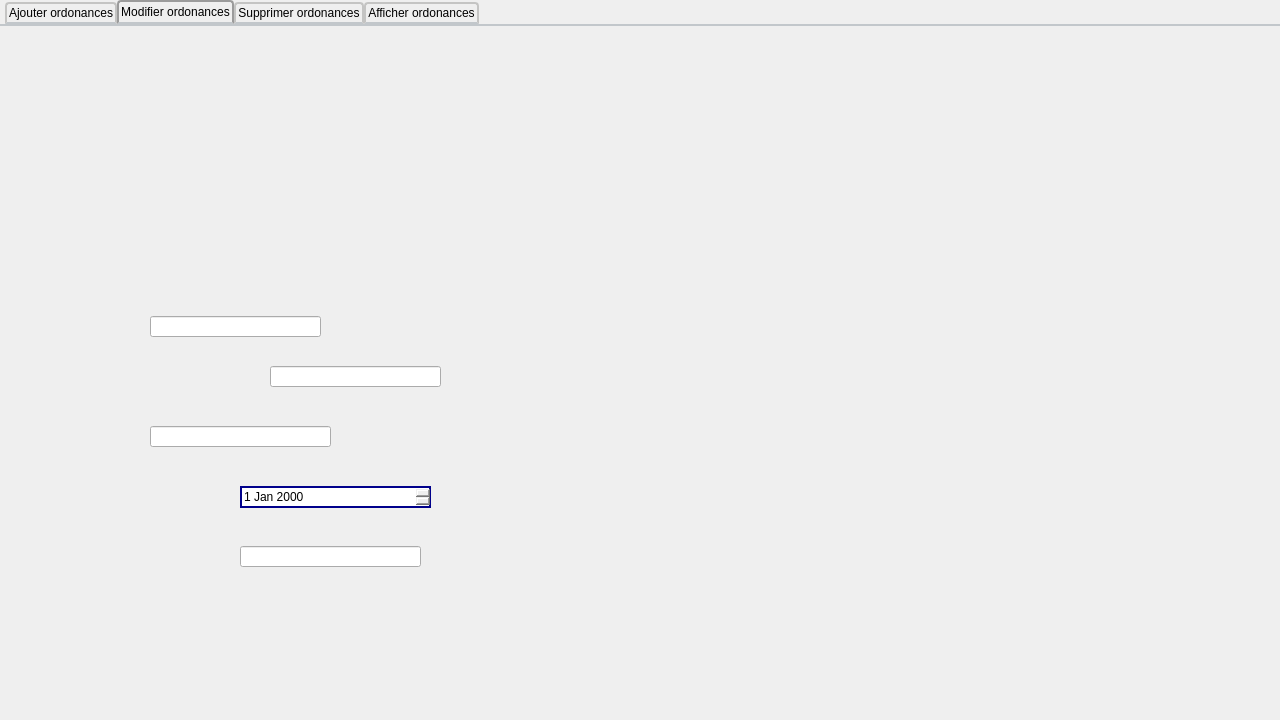
<?xml version="1.0" encoding="UTF-8"?>
<ui version="4.0">
 <class>Ordonances</class>
 <widget class="QDialog" name="Ordonances">
  <property name="geometry">
   <rect>
    <x>0</x>
    <y>0</y>
    <width>1280</width>
    <height>720</height>
   </rect>
  </property>
  <property name="minimumSize">
   <size>
    <width>1280</width>
    <height>720</height>
   </size>
  </property>
  <property name="maximumSize">
   <size>
    <width>1280</width>
    <height>720</height>
   </size>
  </property>
  <property name="baseSize">
   <size>
    <width>1280</width>
    <height>720</height>
   </size>
  </property>
  <property name="windowTitle">
   <string>MED++</string>
  </property>
  <widget class="QTabWidget" name="tabWidget">
   <property name="geometry">
    <rect>
     <x>0</x>
     <y>0</y>
     <width>1281</width>
     <height>721</height>
    </rect>
   </property>
   <property name="maximumSize">
    <size>
     <width>16777215</width>
     <height>16777215</height>
    </size>
   </property>
   <property name="styleSheet">
    <string notr="true">QTabWidget::pane { /* The tab widget frame */
    border-top: 2px solid #C2C7CB;
}

QTabWidget::tab-bar {
    left: 5px; /* move to the right by 5px */
}

/* Style the tab using the tab sub-control. Note that
    it reads QTabBar _not_ QTabWidget */
QTabBar::tab {
    background: qlineargradient(x1: 0, y1: 0, x2: 0, y2: 1,
                                stop: 0 #E1E1E1, stop: 0.4 #DDDDDD,
                                stop: 0.5 #D8D8D8, stop: 1.0 #D3D3D3);
    border: 2px solid #C4C4C3;
    border-bottom-color: #C2C7CB; /* same as the pane color */
    border-top-left-radius: 4px;
    border-top-right-radius: 4px;
    min-width: 8ex;
    padding: 2px;
}

QTabBar::tab:selected, QTabBar::tab:hover {
    background: qlineargradient(x1: 0, y1: 0, x2: 0, y2: 1,
                                stop: 0 #fafafa, stop: 0.4 #f4f4f4,
                                stop: 0.5 #e7e7e7, stop: 1.0 #fafafa);
}

QTabBar::tab:selected {
    border-color: #9B9B9B;
    border-bottom-color: #C2C7CB; /* same as pane color */
}

QTabBar::tab:!selected {
    margin-top: 2px; /* make non-selected tabs look smaller */
}</string>
   </property>
   <property name="currentIndex">
    <number>1</number>
   </property>
   <widget class="QWidget" name="tab">
    <attribute name="title">
     <string>Ajouter ordonances</string>
    </attribute>
    <widget class="QWidget" name="widget" native="true">
     <property name="geometry">
      <rect>
       <x>0</x>
       <y>0</y>
       <width>1281</width>
       <height>701</height>
      </rect>
     </property>
     <property name="styleSheet">
      <string notr="true">QWidget#widget
{
	background-image: url(:/Ajouter ordonance.png);
}</string>
     </property>
     <widget class="QLineEdit" name="lineEdit">
      <property name="geometry">
       <rect>
        <x>270</x>
        <y>350</y>
        <width>171</width>
        <height>21</height>
       </rect>
      </property>
     </widget>
     <widget class="QLineEdit" name="reff_ord">
      <property name="geometry">
       <rect>
        <x>150</x>
        <y>290</y>
        <width>171</width>
        <height>21</height>
       </rect>
      </property>
      <property name="styleSheet">
       <string notr="true">QLineEdit:read-only {
background: lightblue;
}</string>
      </property>
     </widget>
     <widget class="QLineEdit" name="lineEdit_3">
      <property name="geometry">
       <rect>
        <x>150</x>
        <y>400</y>
        <width>181</width>
        <height>21</height>
       </rect>
      </property>
     </widget>
     <widget class="QWidget" name="widget_5" native="true">
      <property name="geometry">
       <rect>
        <x>1150</x>
        <y>80</y>
        <width>120</width>
        <height>41</height>
       </rect>
      </property>
      <widget class="QPushButton" name="pushButton">
       <property name="geometry">
        <rect>
         <x>0</x>
         <y>0</y>
         <width>121</width>
         <height>41</height>
        </rect>
       </property>
       <property name="styleSheet">
        <string notr="true">QPushButton{
border-style:solid;

background-color:#AARRGGBB ;
color:#fff;
border-radius:7px;
}

</string>
       </property>
       <property name="text">
        <string/>
       </property>
      </widget>
     </widget>
     <widget class="QWidget" name="widget_6" native="true">
      <property name="geometry">
       <rect>
        <x>1140</x>
        <y>410</y>
        <width>120</width>
        <height>41</height>
       </rect>
      </property>
      <widget class="QPushButton" name="ajouter">
       <property name="geometry">
        <rect>
         <x>0</x>
         <y>0</y>
         <width>121</width>
         <height>41</height>
        </rect>
       </property>
       <property name="styleSheet">
        <string notr="true">QPushButton{
border-style:solid;

background-color:#AARRGGBB ;
color:#fff;
border-radius:7px;
}

</string>
       </property>
       <property name="text">
        <string/>
       </property>
      </widget>
     </widget>
     <widget class="QLineEdit" name="trait">
      <property name="geometry">
       <rect>
        <x>250</x>
        <y>510</y>
        <width>181</width>
        <height>21</height>
       </rect>
      </property>
      <property name="styleSheet">
       <string notr="true">QLineEdit:read-only {
background: lightblue;
}</string>
      </property>
     </widget>
     <widget class="QLineEdit" name="lineEdit_5">
      <property name="geometry">
       <rect>
        <x>240</x>
        <y>460</y>
        <width>181</width>
        <height>21</height>
       </rect>
      </property>
     </widget>
     <widget class="QComboBox" name="comboBox">
      <property name="geometry">
       <rect>
        <x>270</x>
        <y>350</y>
        <width>171</width>
        <height>22</height>
       </rect>
      </property>
      <property name="styleSheet">
       <string notr="true">border-width:2px;
border-style:solid;
border-color:darkblue;

border-radius: 3px;
padding: 1px 18px 1px 3px;
min-width: 6em;

background: qlineargradient(x1: 0, y1: 0, x2: 0, y2: 1,
                       stop: 0 #D3D3D3, stop: 0.4 #D8D8D8,
                       stop: 0.5 #DDDDDD, stop: 1.0 #E1E1E1);


padding-top: 3px;
padding-left: 4px;

subcontrol-origin: padding;
subcontrol-position: top right;
width: 15px;

border-left-width: 1px;
border-left-color: darkgray;
border-left-style: solid; 
border-top-right-radius: 3px; 
border-bottom-right-radius: 3px;

top: 1px;
left: 1px;

border: 2px solid darkgray;
selection-background-color: lightgray;</string>
      </property>
     </widget>
     <widget class="QComboBox" name="comboBox_2">
      <property name="geometry">
       <rect>
        <x>150</x>
        <y>400</y>
        <width>181</width>
        <height>22</height>
       </rect>
      </property>
      <property name="styleSheet">
       <string notr="true">border-width:2px;
border-style:solid;
border-color:darkblue;

border-radius: 3px;
padding: 1px 18px 1px 3px;
min-width: 6em;

background: qlineargradient(x1: 0, y1: 0, x2: 0, y2: 1,
                       stop: 0 #D3D3D3, stop: 0.4 #D8D8D8,
                       stop: 0.5 #DDDDDD, stop: 1.0 #E1E1E1);


padding-top: 3px;
padding-left: 4px;

subcontrol-origin: padding;
subcontrol-position: top right;
width: 15px;

border-left-width: 1px;
border-left-color: darkgray;
border-left-style: solid; 
border-top-right-radius: 3px; 
border-bottom-right-radius: 3px;

top: 1px;
left: 1px;

border: 2px solid darkgray;
selection-background-color: lightgray;</string>
      </property>
     </widget>
     <widget class="QDateEdit" name="dateEdit">
      <property name="geometry">
       <rect>
        <x>240</x>
        <y>460</y>
        <width>181</width>
        <height>22</height>
       </rect>
      </property>
      <property name="styleSheet">
       <string notr="true">border-width:2px;
border-style:solid;
border-color:darkblue;</string>
      </property>
     </widget>
    </widget>
   </widget>
   <widget class="QWidget" name="tab_2">
    <attribute name="title">
     <string>Modifier ordonances</string>
    </attribute>
    <widget class="QWidget" name="widget_2" native="true">
     <property name="geometry">
      <rect>
       <x>0</x>
       <y>0</y>
       <width>1281</width>
       <height>701</height>
      </rect>
     </property>
     <property name="styleSheet">
      <string notr="true">QWidget#widget_2
{
	background-image: url(:/ModifierOrd.png);
}</string>
     </property>
     <widget class="QLineEdit" name="reff">
      <property name="geometry">
       <rect>
        <x>150</x>
        <y>290</y>
        <width>171</width>
        <height>21</height>
       </rect>
      </property>
      <property name="styleSheet">
       <string notr="true">QLineEdit:read-only {
background: lightblue;
}</string>
      </property>
     </widget>
     <widget class="QLineEdit" name="idd">
      <property name="geometry">
       <rect>
        <x>150</x>
        <y>400</y>
        <width>181</width>
        <height>21</height>
       </rect>
      </property>
      <property name="styleSheet">
       <string notr="true">QLineEdit:read-only {
background: lightblue;
}</string>
      </property>
     </widget>
     <widget class="QLineEdit" name="rc">
      <property name="geometry">
       <rect>
        <x>270</x>
        <y>340</y>
        <width>171</width>
        <height>21</height>
       </rect>
      </property>
      <property name="styleSheet">
       <string notr="true">QLineEdit:read-only {
background: lightblue;
}</string>
      </property>
     </widget>
     <widget class="QPushButton" name="pushButton_3">
      <property name="geometry">
       <rect>
        <x>1160</x>
        <y>80</y>
        <width>111</width>
        <height>41</height>
       </rect>
      </property>
      <property name="styleSheet">
       <string notr="true">QPushButton{
border-style:solid;

background-color:#AARRGGBB ;
color:#fff;
border-radius:7px;
}

</string>
      </property>
      <property name="text">
       <string/>
      </property>
     </widget>
     <widget class="QPushButton" name="modifier">
      <property name="geometry">
       <rect>
        <x>1140</x>
        <y>410</y>
        <width>121</width>
        <height>41</height>
       </rect>
      </property>
      <property name="styleSheet">
       <string notr="true">QPushButton{
border-style:solid;

background-color:#AARRGGBB ;
color:#fff;
border-radius:7px;
}

</string>
      </property>
      <property name="text">
       <string/>
      </property>
     </widget>
     <widget class="QLineEdit" name="lineEdit_11">
      <property name="geometry">
       <rect>
        <x>240</x>
        <y>460</y>
        <width>181</width>
        <height>21</height>
       </rect>
      </property>
     </widget>
     <widget class="QLineEdit" name="tr">
      <property name="geometry">
       <rect>
        <x>240</x>
        <y>520</y>
        <width>181</width>
        <height>21</height>
       </rect>
      </property>
      <property name="styleSheet">
       <string notr="true">QLineEdit:read-only {
background: lightblue;
}</string>
      </property>
     </widget>
     <widget class="QDateEdit" name="dateEdit_2">
      <property name="geometry">
       <rect>
        <x>240</x>
        <y>460</y>
        <width>191</width>
        <height>22</height>
       </rect>
      </property>
      <property name="styleSheet">
       <string notr="true">border-width:2px;
border-style:solid;
border-color:darkblue;</string>
      </property>
     </widget>
    </widget>
   </widget>
   <widget class="QWidget" name="tab_3">
    <attribute name="title">
     <string>Supprimer ordonances</string>
    </attribute>
    <widget class="QWidget" name="widget_3" native="true">
     <property name="geometry">
      <rect>
       <x>0</x>
       <y>0</y>
       <width>1281</width>
       <height>691</height>
      </rect>
     </property>
     <property name="styleSheet">
      <string notr="true">QWidget#widget_3
{
	background-image: url(:/SuppOrd.png);
}</string>
     </property>
     <widget class="QLineEdit" name="lineEdit_15">
      <property name="geometry">
       <rect>
        <x>530</x>
        <y>320</y>
        <width>251</width>
        <height>31</height>
       </rect>
      </property>
      <property name="styleSheet">
       <string notr="true">
QLineEdit:read-only {
background: lightblue;

}

</string>
      </property>
      <property name="clearButtonEnabled">
       <bool>true</bool>
      </property>
     </widget>
     <widget class="QPushButton" name="pushButton_5">
      <property name="geometry">
       <rect>
        <x>1150</x>
        <y>80</y>
        <width>111</width>
        <height>41</height>
       </rect>
      </property>
      <property name="styleSheet">
       <string notr="true">QPushButton{
border-style:solid;

background-color:#AARRGGBB ;
color:#fff;
border-radius:7px;
}

</string>
      </property>
      <property name="text">
       <string/>
      </property>
     </widget>
     <widget class="QPushButton" name="supprimer">
      <property name="geometry">
       <rect>
        <x>1150</x>
        <y>650</y>
        <width>121</width>
        <height>41</height>
       </rect>
      </property>
      <property name="styleSheet">
       <string notr="true">QPushButton{
border-style:solid;

background-color:#AARRGGBB ;
color:#fff;
border-radius:7px;
}

</string>
      </property>
      <property name="text">
       <string/>
      </property>
     </widget>
    </widget>
   </widget>
   <widget class="QWidget" name="tab_4">
    <attribute name="title">
     <string>Afficher ordonances</string>
    </attribute>
    <widget class="QWidget" name="widget_4" native="true">
     <property name="geometry">
      <rect>
       <x>0</x>
       <y>0</y>
       <width>1281</width>
       <height>691</height>
      </rect>
     </property>
     <property name="styleSheet">
      <string notr="true">QWidget#widget_4 
{
background-image: url(:/AffOrd.png);
}
</string>
     </property>
     <widget class="QTableView" name="TabOrd">
      <property name="geometry">
       <rect>
        <x>80</x>
        <y>260</y>
        <width>1111</width>
        <height>411</height>
       </rect>
      </property>
      <property name="styleSheet">
       <string notr="true">QTableView QTableCornerButton::section {
    background: red;
    border: 2px outset red;
}
QTableView {
    selection-background-color: qlineargradient(x1: 0, y1: 0, x2: 0.5, y2: 0.5,
                                stop: 0 #FF92BB, stop: 1 gray);
}
 QScrollBar:vertical {
     border: 2px solid grey;
     background: #32CC99;
     width: 15px;
     margin: 22px 0 22px 0;
 }
 QScrollBar::handle:vertical {
     background: white;
     min-height: 20px;
 }
 QScrollBar::add-line:vertical {
     border: 2px solid grey;
     background: #32CC99;
     height: 20px;
     subcontrol-position: bottom;
     subcontrol-origin: margin;
 }

 QScrollBar::sub-line:vertical {
     border: 2px solid grey;
     background: #32CC99;
     height: 20px;
     subcontrol-position: top;
     subcontrol-origin: margin;
 }
 QScrollBar::up-arrow:vertical, QScrollBar::down-arrow:vertical {
     border: 2px solid grey;
     width: 3px;
     height: 3px;
     background: white;
 }

 QScrollBar::add-page:vertical, QScrollBar::sub-page:vertical {
     background: none;
 }</string>
      </property>
     </widget>
     <widget class="QPushButton" name="pushButton_7">
      <property name="geometry">
       <rect>
        <x>1150</x>
        <y>80</y>
        <width>111</width>
        <height>41</height>
       </rect>
      </property>
      <property name="styleSheet">
       <string notr="true">QPushButton{
border-style:solid;

background-color:#AARRGGBB ;
color:#fff;
border-radius:7px;
}

</string>
      </property>
      <property name="text">
       <string/>
      </property>
     </widget>
     <widget class="QRadioButton" name="radioButton">
      <property name="geometry">
       <rect>
        <x>170</x>
        <y>210</y>
        <width>95</width>
        <height>20</height>
       </rect>
      </property>
      <property name="styleSheet">
       <string notr="true">QRadioButton::indicator {
    width: 13px;
    height: 13px;
}</string>
      </property>
      <property name="text">
       <string>Reff_ord</string>
      </property>
     </widget>
     <widget class="QRadioButton" name="radioButton_2">
      <property name="geometry">
       <rect>
        <x>350</x>
        <y>210</y>
        <width>95</width>
        <height>20</height>
       </rect>
      </property>
      <property name="styleSheet">
       <string notr="true">QRadioButton::indicator {
    width: 13px;
    height: 13px;
}</string>
      </property>
      <property name="text">
       <string>Reff_const</string>
      </property>
     </widget>
     <widget class="QRadioButton" name="radioButton_3">
      <property name="geometry">
       <rect>
        <x>530</x>
        <y>210</y>
        <width>95</width>
        <height>20</height>
       </rect>
      </property>
      <property name="styleSheet">
       <string notr="true">QRadioButton::indicator {
    width: 13px;
    height: 13px;
}</string>
      </property>
      <property name="text">
       <string>Date</string>
      </property>
     </widget>
     <widget class="QLabel" name="label_2">
      <property name="geometry">
       <rect>
        <x>30</x>
        <y>210</y>
        <width>81</width>
        <height>21</height>
       </rect>
      </property>
      <property name="font">
       <font>
        <family>Agency FB</family>
        <pointsize>16</pointsize>
       </font>
      </property>
      <property name="text">
       <string>Trier Par : </string>
      </property>
     </widget>
    </widget>
   </widget>
  </widget>
 </widget>
 <resources/>
 <connections/>
</ui>
